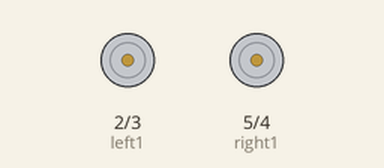
Recording of a sketch running on a simulated Arduino Uno, built with avr-gcc and run on an emulated ATmega328P. Parts: motor-driver pin pairs drawn as motors (green arrow = first pin HIGH = forward, orange = second pin HIGH = backward, longer = more drive).

Above: at 0.2 s.
Timing chart, 0 to 3.7 s (numbered marks = the images above):
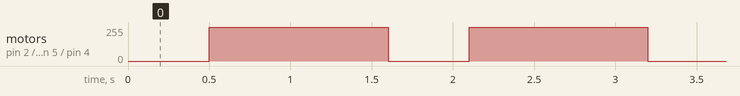

The sketch:

remotecontroll_car.ino
```cpp
#define left1 2
#define left2 3
#define right1 5
#define right2 4

void left_forward() {
  digitalWrite(left1, HIGH);
  digitalWrite(left2, LOW);
}
void right_forward() {
  digitalWrite(right1, HIGH);
  digitalWrite(right2, LOW);
}
void left_backward() {
  digitalWrite(left2, HIGH);
  digitalWrite(left1, LOW);
}
void right_backward() {
  digitalWrite(right2, HIGH);
  digitalWrite(right1, LOW);
}

void forward() {
  left_forward();
  right_forward();
}

void backward() {
  left_backward();
  right_backward();
}

void clockwise_spin() {
  left_forward();
  right_backward();
}

void counterclockwise_spin() {
  right_forward();
  left_backward();
}

void off() {
  digitalWrite(left1, LOW);
  digitalWrite(left2, LOW);
  digitalWrite(right2, LOW);
  digitalWrite(right1, LOW);
}

void doo(void (*function)(), int gap) {
  (*function)();
  delay(gap);
  off();
}

void setup() {
  // put your setup code here, to run once:
  pinMode(left1, OUTPUT);
  pinMode(left2, OUTPUT);
  pinMode(right1, OUTPUT);
  pinMode(right2, OUTPUT);

  off();

}

void loop() {
  // put your main code here, to run repeatedly:
  delay(500);
  doo(&forward, 1100);
}
```

Measured:
- by itself, motor on pin 2 (left1) / pin 3 (left2), motor on pin 5 (right1) / pin 4 (right2): alternates forward 255/255 for 1.1 s and stopped for 0.50 s
